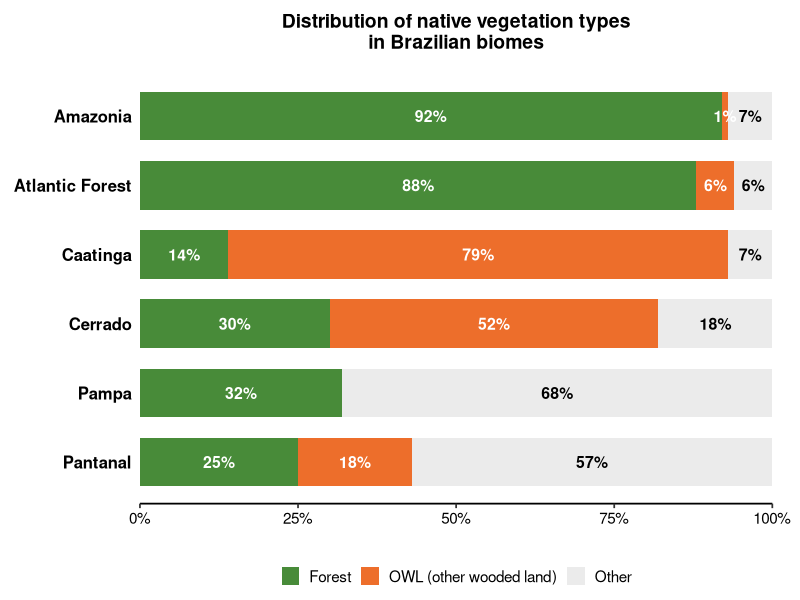
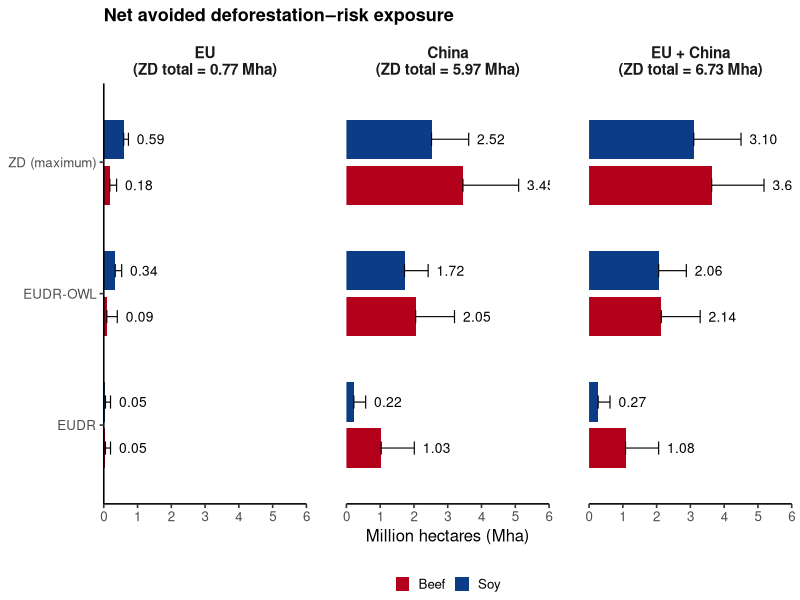

Generate these figures, in order, with R:
library(ggplot2)
library(dplyr)
library(tidyr)

dados <- data.frame(
  Bioma = c("Amazonia", "Atlantic Forest", "Caatinga", "Cerrado", "Pampa", "Pantanal"),
  Forest = c(92, 88, 14, 30, 32, 25),
  `OWL (other wooded land)` = c(1, 6, 79, 52, 0, 18),
  Other = c(7, 6, 7, 18, 68, 57),
  check.names = FALSE
)

dados_long <- dados %>%
  pivot_longer(
    cols = c("Forest", "OWL (other wooded land)", "Other"),
    names_to = "Categoria",
    values_to = "Porcentagem"
  ) %>%
  mutate(
    Bioma = factor(Bioma, levels = rev(c("Amazonia", "Atlantic Forest", "Caatinga", "Cerrado", "Pampa", "Pantanal"))),
    Categoria = factor(Categoria, levels = c("Other", "OWL (other wooded land)", "Forest"))
  )

cores <- c(
  "Forest" = "#488B39",
  "OWL (other wooded land)" = "#ED6E2B",
  "Other" = "#EBEBEB"
)

pos_empilhada <- position_stack(vjust = 0.5)

p <- ggplot(dados_long, aes(x = Bioma, y = Porcentagem, fill = Categoria)) +
  geom_col(position = position_stack(), width = 0.7) +
  geom_text(
    data = subset(dados_long, Porcentagem > 0),
    aes(
      label = paste0(Porcentagem, "%"),
      color = ifelse(Categoria == "Other", "black", "white")
    ),
    position = pos_empilhada, 
    size = 4,
    fontface = "bold",
    show.legend = FALSE
  ) +
  scale_color_identity() +
  coord_flip(clip = "off") +
  scale_fill_manual(values = cores, breaks = c("Forest", "OWL (other wooded land)", "Other")) +
  scale_y_continuous(
    limits = c(0, 100),
    breaks = seq(0, 100, by = 25),
    labels = c("0%", "25%", "50%", "75%", "100%"),
    expand = c(0, 0)
  ) +
  labs(
    title = "Distribution of native vegetation types\nin Brazilian biomes",
    x = NULL,
    y = NULL
  ) +
  theme_classic(base_size = 13) +
  theme(
    plot.margin = margin(t = 10, r = 20, b = 10, l = 10),
    plot.title = element_text(face = "bold", hjust = 0.5, size = 14, margin = margin(b = 15)),
    axis.text.y = element_text(size = 12, color = "black", face = "bold"),
    axis.text.x = element_text(size = 11, color = "black"),
    axis.line.y = element_blank(),
    axis.ticks.y = element_blank(),
    
    legend.position = "bottom",
    legend.title = element_blank(),
    legend.text = element_text(size = 11),
    legend.key.size = unit(0.5, "cm"),
    legend.margin = margin(t = 15)
  )

print(p)


############## LOWER


dados <- data.frame(
  Region = rep(c("EU", "China", "EU + China"), each = 6),
  Commodity = rep(c("Soy", "Beef"), times = 9),
  Policy = factor(rep(rep(c("EUDR", "EUDR-OWL", "ZD (maximum)"), each = 2), times = 3),
                  levels = c("EUDR", "EUDR-OWL", "ZD (maximum)")), # Ordem de baixo para cima
  Value = c(
    # EU
    0.05, 0.05, 0.34, 0.09, 0.59, 0.18,
    # China
    0.22, 1.03, 1.72, 2.05, 2.52, 3.45,
    # EU + China
    0.27, 1.08, 2.06, 2.14, 3.10, 3.63
  ),
  sd_val = c(
    0.15, 0.15, 0.19, 0.31, 0.14, 0.20,
    0.35, 0.98, 0.70, 1.15, 1.10, 1.65,
    0.35, 0.98, 0.82, 1.15, 1.40, 1.55
  )
) %>%
  mutate(
    ymax = Value + sd_val,
    ymin = Value
  )

dados$Region <- factor(dados$Region, levels = c("EU", "China", "EU + China"))

region_labels <- c(
  "EU" = "EU\n(ZD total = 0.77 Mha)",
  "China" = "China\n(ZD total = 5.97 Mha)",
  "EU + China" = "EU + China\n(ZD total = 6.73 Mha)"
)

cores_commodity <- c("Soy" = "#0B3C85", "Beef" = "#B3001B")

p <- ggplot(dados, aes(x = Policy, y = Value, fill = Commodity)) +
  geom_col(position = position_dodge(width = 0.7), width = 0.6) +
  
  geom_errorbar(
    aes(ymin = Value, ymax = ymax, group = Commodity),
    position = position_dodge(width = 0.7),
    width = 0.2,
    linewidth = 0.4,
    color = "black"
  ) +
  
  geom_text(
    aes(y = ymax, label = sprintf("%.2f", Value), group = Commodity),
    position = position_dodge(width = 0.7),
    hjust = -0.3,
    size = 3.5
  ) +
  
  coord_flip() +
  
  facet_wrap(~Region, scales = "free_x", labeller = labeller(Region = region_labels)) +
  
  scale_fill_manual(values = cores_commodity) +
  
  scale_y_continuous(
    limits = c(0, 6),        # Limite até 6.5 para dar margem de sobra aos textos
    breaks = 0:6,              # Marcas no eixo de 0, 1, 2, 3, 4, 5, 6
    expand = c(0, 0)
  ) +
  
    # Títulos e eixos
  labs(
    title = expression(bold("Net avoided deforestation–risk exposure")),
    x = NULL,
    y = "Million hectares (Mha)"
  ) +
  
  # Estilização visual básica
  theme_classic(base_size = 12) +
  theme(
    plot.title = element_text(size = 13, face = "plain", hjust = 0),
    strip.background = element_blank(), # Remove caixa do título das facets
    strip.text = element_text(face = "bold", size = 11),
    axis.line.y = element_line(color = "black"),
    axis.line.x = element_line(color = "black"),
    panel.spacing = unit(2, "lines"),
    legend.position = "bottom",          # Move a legenda para a parte inferior
    legend.direction = "horizontal",     # Deixa os itens lado a lado
    legend.title = element_blank(),      # Remove o título da legenda
    legend.key.size = unit(0.4, "cm"),
    legend.margin = margin(t = 10),      # Dá um espaço em relação ao eixo X
  )

print(p)
